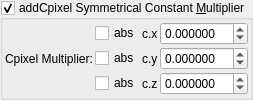
    <widget class="MyGroupBox" name="groupCheck_transf_addCpixel_enabled_false">
     <property name="toolTip">
      <string>&lt;html&gt;&lt;head/&gt;&lt;body&gt;&lt;p&gt;Cpixel is CVector3 c = ( c.x, c.y, c.z). It is each original point (pixel) in 3D space where the iteration starts from, ( c = original z for each point .) It is commonly found in formula structures z = f(z) + c.&lt;/p&gt;&lt;p&gt;The Cpixel multiplier effectively scales this point &amp;quot;c&amp;quot; towards the origin.&lt;/p&gt;&lt;p&gt;This transform allows the addition or subtraction of Cpixel, dependent on whether z is postive or negative.&lt;/p&gt;&lt;p&gt;e.g if &lt;span style=&quot; font-style:italic;&quot;&gt;z.x&lt;/span&gt; is positive then &lt;span style=&quot; font-style:italic;&quot;&gt;fabs(c.x)&lt;/span&gt; is added, if &lt;span style=&quot; font-style:italic;&quot;&gt;z.x&lt;/span&gt; is negative then &lt;span style=&quot; font-style:italic;&quot;&gt;fabs(c)&lt;/span&gt; is subtracted. &lt;/p&gt;&lt;p&gt;Also try negative addCpixel constant multipliers.&lt;/p&gt;&lt;p&gt;If checkBoxes are disabled then Cpixel remains signed.&lt;/p&gt;&lt;p&gt;&lt;br/&gt;&lt;/p&gt;&lt;/body&gt;&lt;/html&gt;</string>
     </property>
     <property name="title">
      <string>addCpixel Symmetrical Constant &amp;Multiplier</string>
     </property>
     <property name="checkable">
      <bool>true</bool>
     </property>
     <layout class="QVBoxLayout" name="verticalLayout_49">
      <property name="spacing">
       <number>2</number>
      </property>
      <property name="leftMargin">
       <number>2</number>
      </property>
      <property name="topMargin">
       <number>2</number>
      </property>
      <property name="rightMargin">
       <number>2</number>
      </property>
      <property name="bottomMargin">
       <number>2</number>
      </property>
      <item>
       <layout class="QGridLayout" name="gridLayout_23" columnstretch="0,0,0,1">
        <property name="spacing">
         <number>2</number>
        </property>
        <item row="0" column="3">
         <widget class="MyDoubleSpinBox" name="spinbox3_transf_offsetF_000_x">
          <property name="sizePolicy">
           <sizepolicy hsizetype="Minimum" vsizetype="Maximum">
            <horstretch>0</horstretch>
            <verstretch>0</verstretch>
           </sizepolicy>
          </property>
          <property name="prefix">
           <string/>
          </property>
          <property name="suffix">
           <string/>
          </property>
          <property name="decimals">
           <number>6</number>
          </property>
          <property name="minimum">
           <double>-99.989999999999995</double>
          </property>
          <property name="maximum">
           <double>99.989999999999995</double>
          </property>
          <property name="singleStep">
           <double>0.100000000000000</double>
          </property>
         </widget>
        </item>
        <item row="0" column="2">
         <widget class="QLabel" name="label_109">
          <property name="text">
           <string notr="true">c.x</string>
          </property>
         </widget>
        </item>
        <item row="1" column="3">
         <widget class="MyDoubleSpinBox" name="spinbox3_transf_offsetF_000_y">
          <property name="sizePolicy">
           <sizepolicy hsizetype="Minimum" vsizetype="Maximum">
            <horstretch>0</horstretch>
            <verstretch>0</verstretch>
           </sizepolicy>
          </property>
          <property name="prefix">
           <string/>
          </property>
          <property name="suffix">
           <string/>
          </property>
          <property name="decimals">
           <number>6</number>
          </property>
          <property name="minimum">
           <double>-99.989999999999995</double>
          </property>
          <property name="maximum">
           <double>99.989999999999995</double>
          </property>
          <property name="singleStep">
           <double>0.100000000000000</double>
          </property>
         </widget>
        </item>
        <item row="2" column="3">
         <widget class="MyDoubleSpinBox" name="spinbox3_transf_offsetF_000_z">
          <property name="sizePolicy">
           <sizepolicy hsizetype="Minimum" vsizetype="Maximum">
            <horstretch>0</horstretch>
            <verstretch>0</verstretch>
           </sizepolicy>
          </property>
          <property name="prefix">
           <string/>
          </property>
          <property name="suffix">
           <string/>
          </property>
          <property name="decimals">
           <number>6</number>
          </property>
          <property name="minimum">
           <double>-99.989999999999995</double>
          </property>
          <property name="maximum">
           <double>99.989999999999995</double>
          </property>
          <property name="singleStep">
           <double>0.100000000000000</double>
          </property>
         </widget>
        </item>
        <item row="1" column="2">
         <widget class="QLabel" name="label_110">
          <property name="text">
           <string notr="true">c.y</string>
          </property>
         </widget>
        </item>
        <item row="2" column="2">
         <widget class="QLabel" name="label_111">
          <property name="text">
           <string notr="true">c.z</string>
          </property>
         </widget>
        </item>
        <item row="2" column="1">
         <widget class="MyCheckBox" name="checkBox_transf_function_enabledz">
          <property name="text">
           <string notr="true">abs</string>
          </property>
         </widget>
        </item>
        <item row="0" column="1">
         <widget class="MyCheckBox" name="checkBox_transf_function_enabledx">
          <property name="text">
           <string notr="true">abs</string>
          </property>
         </widget>
        </item>
        <item row="1" column="1">
         <widget class="MyCheckBox" name="checkBox_transf_function_enabledy">
          <property name="text">
           <string notr="true">abs</string>
          </property>
         </widget>
        </item>
        <item row="0" column="0" rowspan="3">
         <widget class="QLabel" name="label_112">
          <property name="text">
           <string>Cpixel Multiplier:</string>
          </property>
          <property name="wordWrap">
           <bool>true</bool>
          </property>
         </widget>
        </item>
       </layout>
      </item>
     </layout>
    </widget>
